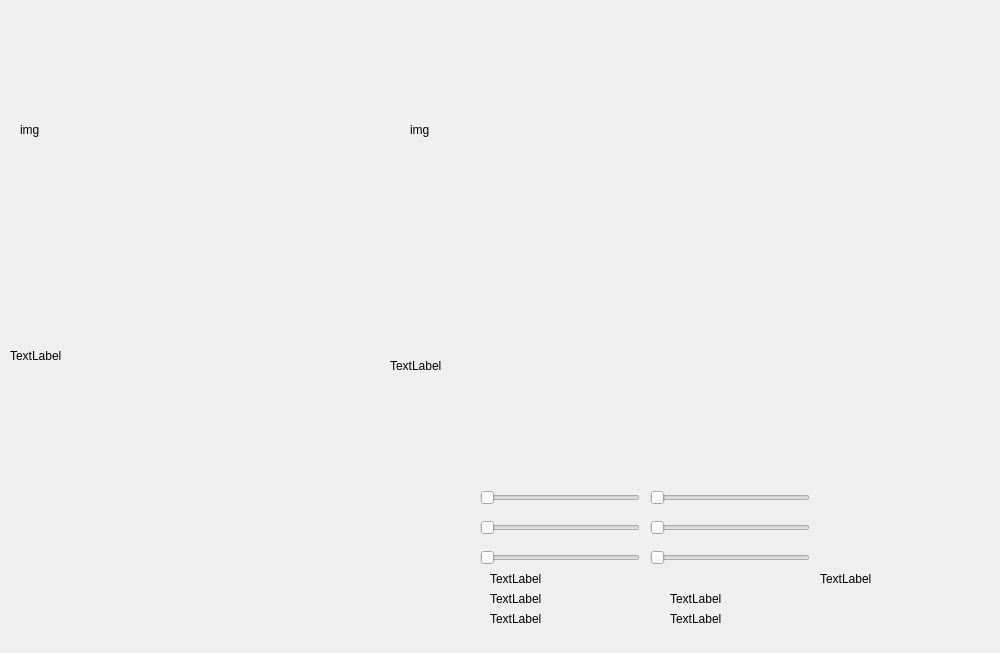
<?xml version="1.0" encoding="UTF-8"?>
<ui version="4.0">
 <class>MainWindowDesign</class>
 <widget class="QMainWindow" name="MainWindowDesign">
  <property name="geometry">
   <rect>
    <x>0</x>
    <y>0</y>
    <width>1000</width>
    <height>653</height>
   </rect>
  </property>
  <property name="windowTitle">
   <string>QRosApp</string>
  </property>
  <property name="windowIcon">
   <iconset resource="../resources/images.qrc">
    <normaloff>:/images/icon.png</normaloff>:/images/icon.png</iconset>
  </property>
  <property name="locale">
   <locale language="English" country="Australia"/>
  </property>
  <widget class="QWidget" name="centralwidget">
   <widget class="QLabel" name="label">
    <property name="geometry">
     <rect>
      <x>20</x>
      <y>10</y>
      <width>360</width>
      <height>240</height>
     </rect>
    </property>
    <property name="text">
     <string>img</string>
    </property>
   </widget>
   <widget class="QLabel" name="label_2">
    <property name="geometry">
     <rect>
      <x>410</x>
      <y>10</y>
      <width>360</width>
      <height>240</height>
     </rect>
    </property>
    <property name="text">
     <string>img</string>
    </property>
   </widget>
   <widget class="QSlider" name="slider1">
    <property name="geometry">
     <rect>
      <x>480</x>
      <y>490</y>
      <width>160</width>
      <height>16</height>
     </rect>
    </property>
    <property name="maximum">
     <number>179</number>
    </property>
    <property name="orientation">
     <enum>Qt::Horizontal</enum>
    </property>
   </widget>
   <widget class="QSlider" name="slider2">
    <property name="geometry">
     <rect>
      <x>480</x>
      <y>520</y>
      <width>160</width>
      <height>16</height>
     </rect>
    </property>
    <property name="maximum">
     <number>255</number>
    </property>
    <property name="orientation">
     <enum>Qt::Horizontal</enum>
    </property>
   </widget>
   <widget class="QSlider" name="slider3">
    <property name="geometry">
     <rect>
      <x>480</x>
      <y>550</y>
      <width>160</width>
      <height>16</height>
     </rect>
    </property>
    <property name="maximum">
     <number>255</number>
    </property>
    <property name="orientation">
     <enum>Qt::Horizontal</enum>
    </property>
   </widget>
   <widget class="QSlider" name="slider1_2">
    <property name="geometry">
     <rect>
      <x>650</x>
      <y>490</y>
      <width>160</width>
      <height>16</height>
     </rect>
    </property>
    <property name="maximum">
     <number>179</number>
    </property>
    <property name="orientation">
     <enum>Qt::Horizontal</enum>
    </property>
   </widget>
   <widget class="QSlider" name="slider3_2">
    <property name="geometry">
     <rect>
      <x>650</x>
      <y>550</y>
      <width>160</width>
      <height>16</height>
     </rect>
    </property>
    <property name="maximum">
     <number>255</number>
    </property>
    <property name="orientation">
     <enum>Qt::Horizontal</enum>
    </property>
   </widget>
   <widget class="QSlider" name="slider2_2">
    <property name="geometry">
     <rect>
      <x>650</x>
      <y>520</y>
      <width>160</width>
      <height>16</height>
     </rect>
    </property>
    <property name="maximum">
     <number>255</number>
    </property>
    <property name="orientation">
     <enum>Qt::Horizontal</enum>
    </property>
   </widget>
   <widget class="QLabel" name="label_3">
    <property name="geometry">
     <rect>
      <x>490</x>
      <y>570</y>
      <width>311</width>
      <height>17</height>
     </rect>
    </property>
    <property name="text">
     <string>TextLabel</string>
    </property>
   </widget>
   <widget class="QLabel" name="label_4">
    <property name="geometry">
     <rect>
      <x>490</x>
      <y>590</y>
      <width>121</width>
      <height>17</height>
     </rect>
    </property>
    <property name="text">
     <string>TextLabel</string>
    </property>
   </widget>
   <widget class="QLabel" name="label_5">
    <property name="geometry">
     <rect>
      <x>490</x>
      <y>610</y>
      <width>141</width>
      <height>17</height>
     </rect>
    </property>
    <property name="text">
     <string>TextLabel</string>
    </property>
   </widget>
   <widget class="QLabel" name="label_6">
    <property name="geometry">
     <rect>
      <x>820</x>
      <y>570</y>
      <width>121</width>
      <height>17</height>
     </rect>
    </property>
    <property name="text">
     <string>TextLabel</string>
    </property>
   </widget>
   <widget class="QLabel" name="label_7">
    <property name="geometry">
     <rect>
      <x>670</x>
      <y>590</y>
      <width>121</width>
      <height>17</height>
     </rect>
    </property>
    <property name="text">
     <string>TextLabel</string>
    </property>
   </widget>
   <widget class="QLabel" name="label_8">
    <property name="geometry">
     <rect>
      <x>670</x>
      <y>610</y>
      <width>121</width>
      <height>17</height>
     </rect>
    </property>
    <property name="text">
     <string>TextLabel</string>
    </property>
   </widget>
   <widget class="QLabel" name="label_9">
    <property name="geometry">
     <rect>
      <x>10</x>
      <y>250</y>
      <width>381</width>
      <height>211</height>
     </rect>
    </property>
    <property name="text">
     <string>TextLabel</string>
    </property>
   </widget>
   <widget class="QLabel" name="label_10">
    <property name="geometry">
     <rect>
      <x>390</x>
      <y>260</y>
      <width>381</width>
      <height>211</height>
     </rect>
    </property>
    <property name="text">
     <string>TextLabel</string>
    </property>
   </widget>
  </widget>
  <action name="action_Quit">
   <property name="text">
    <string>&amp;Quit</string>
   </property>
   <property name="shortcut">
    <string>Ctrl+Q</string>
   </property>
   <property name="shortcutContext">
    <enum>Qt::ApplicationShortcut</enum>
   </property>
  </action>
  <action name="action_Preferences">
   <property name="text">
    <string>&amp;Preferences</string>
   </property>
  </action>
  <action name="actionAbout">
   <property name="text">
    <string>&amp;About</string>
   </property>
  </action>
  <action name="actionAbout_Qt">
   <property name="text">
    <string>About &amp;Qt</string>
   </property>
  </action>
 </widget>
 <resources>
  <include location="../resources/images.qrc"/>
 </resources>
 <connections>
  <connection>
   <sender>action_Quit</sender>
   <signal>triggered()</signal>
   <receiver>MainWindowDesign</receiver>
   <slot>close()</slot>
   <hints>
    <hint type="sourcelabel">
     <x>-1</x>
     <y>-1</y>
    </hint>
    <hint type="destinationlabel">
     <x>399</x>
     <y>299</y>
    </hint>
   </hints>
  </connection>
 </connections>
</ui>
